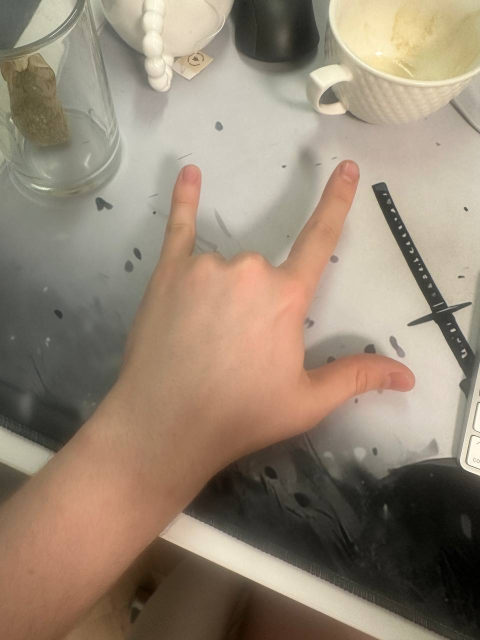
#> input picture seminars/seminar_06/data/3_fingers.jpg, 960 x 1280 px, given in place of slow_traffic_small.mp4, which was not available (shown at 1/2 size)
$ jupyter execute Seminar_9.ipynb   (shell and % lines are left out)   (older library calls are emulated)   (text cells are left out)
#> lines starting #> are read from the running program, lines starting #| are printed output that depends on the picture; pictures that were not available may be replaced by others from this repository, and a replacement may not be noted
[cell 1]
# !wget https://www.bogotobogo.com/python/OpenCV_Python/images/mean_shift_tracking/slow_traffic_small.mp4 -O data/slow_traffic_small.mp4

[cell 2]
import cv2
from tqdm import tqdm
import numpy as np
import matplotlib.pyplot as plt
import IPython

[cell 3]
# [262 lines left out: functions build_image_pyramid, compute_image_gradients, compute_lk_optical_flow_point, compute_lk_optical_flow_for_patch, track_point_with_pyramid_lk, lucas_kanade_optical_flow, not called in this run]


def demo_optical_flow(video_path='data/slow_traffic_small.mp4', output_path='output_my_LK.mp4'):
    """
    Демонстрация работы алгоритма на видео.

    Args:
        video_path: Путь к входному видео
        output_path: Путь для сохранения результата
    """
#> called with video_path = 'data/slow_traffic_small.mp4', output_path = 'output_my_LK.mp4'
    # Открываем видео
    cap = cv2.VideoCapture(video_path)

    # Получаем параметры видео
    length = int(cap.get(cv2.CAP_PROP_FRAME_COUNT))
    width = int(cap.get(cv2.CAP_PROP_FRAME_WIDTH))
    height = int(cap.get(cv2.CAP_PROP_FRAME_HEIGHT))
    fps = cap.get(cv2.CAP_PROP_FPS)

    # Настраиваем запись выходного видео
    fourcc = cv2.VideoWriter_fourcc(*'MP4V')
    out = cv2.VideoWriter(output_path, fourcc, fps, (width, height))

    # Параметры для обнаружения углов Shi-Tomasi
    feature_params = dict(
        maxCorners=100,
        qualityLevel=0.3,
        minDistance=7,
        blockSize=7
    )

    # Берем первый кадр и находим в нем углы
    ret, old_frame = cap.read()
#> old_frame is the input picture: shape (1280, 960, 3); mean B, G, R 116.3, 134.3, 150.1
    old_gray = cv2.cvtColor(old_frame, cv2.COLOR_BGR2GRAY)
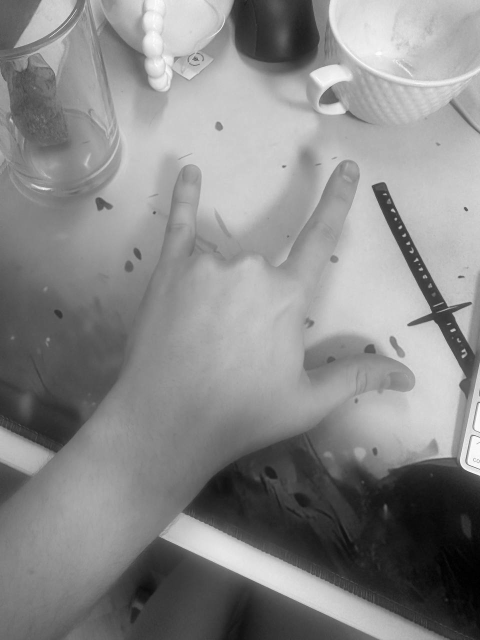
#> old_gray: shape (1280, 960) (shown at 1/2 size); min 0, max 254, mean 137
    p0 = cv2.goodFeaturesToTrack(old_gray, mask=None, **feature_params)
#> p0 = 34 rows, first 8: [791, 438], [834, 519], [784, 419], [929, 701], [824, 503], [909, 659], [906, 627], [843, 537]
    p0 = p0.reshape(-1, 2)  # Преобразуем в формат [[x1, y1], [x2, y2], ...]
#> p0 = 34 pairs, first value 308 to 958, second value 118 to 927

    # Сохраняем изначальные точки для отслеживания через все видео
    initial_points = p0.copy()
#> initial_points has the same summary as p0

    # Создаем маску для рисования
    mask = np.zeros_like(old_frame)

    # Создаем случайные цвета для визуализации
    color = np.random.randint(0, 255, (len(p0), 3))
#> color = 34 rows, first 8: [172, 47, 117], [192, 67, 251], [195, 103, 9], [211, 21, 242], [36, 87, 70], [216, 88, 140], [58, 193, 230], [39, 87, 174]

    from tqdm import tqdm
    for _ in tqdm(range(length - 1)):  # -1 потому что первый кадр мы уже прочитали
        ret, frame = cap.read()

        if not ret:
            print('No frames grabbed!')
            break

        frame_gray = cv2.cvtColor(frame, cv2.COLOR_BGR2GRAY)

        # Вычисляем оптический поток с помощью нашей реализации
        p1, st = lucas_kanade_optical_flow(
            old_gray,
            frame_gray,
            p0,
            window_size=15,
            num_pyramid_levels=3
        )

        # Выбираем хорошие точки
        good_new = p1[st == 1]
        good_old = p0[st == 1]

        # Рисуем треки
        for k, (new, old) in enumerate(zip(good_new, good_old)):
            a, b = new
            c, d = old
            col = color[k % len(color)].tolist()
            mask = cv2.line(mask, (int(a), int(b)), (int(c), int(d)), col, 2)
            frame = cv2.circle(frame, (int(a), int(b)), 5, col, -1)

        # Объединяем кадр и маску
        img = cv2.add(frame, mask)

        # Записываем результат
        out.write(img)

        # Обновляем предыдущий кадр
        old_gray = frame_gray.copy()

        # Обновляем точки, но только те, которые успешно отслежены
        p0[st == 1] = good_new
#> mask: shape (1280, 960, 3); every value is 0

    # Освобождаем ресурсы
    cap.release()
    out.release()

    print(f"Результат сохранен в {output_path}")
    return output_path

[cell 4]
result_path = demo_optical_flow(video_path='data/slow_traffic_small.mp4', output_path='output_my_LK.mp4')

[cell 5]
def demo_optical_flow_opencv(video_path='data/slow_traffic_small.mp4', output_path='output_my_LK.mp4'):
    """
    Демонстрация работы алгоритма на видео с использованием cv2.calcOpticalFlowPyrLK.

    Args:
        video_path: Путь к входному видео
        output_path: Путь для сохранения результата
    """
#> called with video_path = 'data/slow_traffic_small.mp4', output_path = 'output_opencv_LK.mp4'
    # Открываем видео
    cap = cv2.VideoCapture(video_path)

    # Получаем параметры видео
    length = int(cap.get(cv2.CAP_PROP_FRAME_COUNT))
    width = int(cap.get(cv2.CAP_PROP_FRAME_WIDTH))
    height = int(cap.get(cv2.CAP_PROP_FRAME_HEIGHT))
    fps = cap.get(cv2.CAP_PROP_FPS)

    # Настраиваем запись выходного видео
    fourcc = cv2.VideoWriter_fourcc(*'MP4V')
    out = cv2.VideoWriter(output_path, fourcc, fps, (width, height))

    # Параметры для обнаружения углов Shi-Tomasi
    feature_params = dict(
        maxCorners=100,
        qualityLevel=0.3,
        minDistance=7,
        blockSize=7
    )

    # Параметры для Lucas-Kanade оптического потока
    lk_params = dict(
        winSize=(15, 15),
        maxLevel=3,
        criteria=(cv2.TERM_CRITERIA_EPS | cv2.TERM_CRITERIA_COUNT, 10, 0.03)
    )

    # Берем первый кадр и находим в нем углы
    ret, old_frame = cap.read()
    old_gray = cv2.cvtColor(old_frame, cv2.COLOR_BGR2GRAY)
    p0 = cv2.goodFeaturesToTrack(old_gray, mask=None, **feature_params)
#> p0 = 34 rows, first 8: [791, 438], [834, 519], [784, 419], [929, 701], [824, 503], [909, 659], [906, 627], [843, 537]

    # Создаем маску для рисования
    mask = np.zeros_like(old_frame)

    # Создаем случайные цвета для визуализации
    color = np.random.randint(0, 255, (100, 3))

    from tqdm import tqdm
    for _ in tqdm(range(length - 1)):  # -1 потому что первый кадр мы уже прочитали
        ret, frame = cap.read()

        if not ret:
            print('No frames grabbed!')
            break

        frame_gray = cv2.cvtColor(frame, cv2.COLOR_BGR2GRAY)

        # Вычисляем оптический поток с помощью встроенной функции cv2.calcOpticalFlowPyrLK
        p1, st, err = cv2.calcOpticalFlowPyrLK(old_gray, frame_gray, p0, None, **lk_params)

        # Выбираем хорошие точки
        if p1 is not None:
            good_new = p1[st == 1]
            good_old = p0[st == 1]
        else:
            good_new = np.array([]).reshape(0, 1, 2)
            good_old = np.array([]).reshape(0, 1, 2)

        # Рисуем треки
        for k, (new, old) in enumerate(zip(good_new, good_old)):
            a, b = new.ravel()
            c, d = old.ravel()
            col = color[k % len(color)].tolist()
            mask = cv2.line(mask, (int(a), int(b)), (int(c), int(d)), col, 2)
            frame = cv2.circle(frame, (int(a), int(b)), 5, col, -1)

        # Объединяем кадр и маску
        img = cv2.add(frame, mask)

        # Записываем результат
        out.write(img)

        # Обновляем предыдущий кадр
        old_gray = frame_gray.copy()

        # Обновляем точки, но только те, которые успешно отслежены
        if len(good_new) > 0:
            p0 = good_new.reshape(-1, 1, 2)
        else:
            p0 = np.array([]).reshape(0, 1, 2)

    # Освобождаем ресурсы
    cap.release()
    out.release()

    print(f"Результат сохранен в {output_path}")
    return output_path

[cell 6]
result_path = demo_optical_flow_opencv(video_path='data/slow_traffic_small.mp4', output_path='output_opencv_LK.mp4')

[cell 7]
# [139 lines left out: functions build_feature_mask, demo_optical_flow_with_redetection, not called in this run]


# Пример запуска (раскомментируйте при наличии data/slow_traffic_small.mp4):
# demo_optical_flow_with_redetection(
#     video_path='data/slow_traffic_small.mp4',
#     output_path='output_LK_redetect.mp4',
# )

[cell 8]
def demo_optical_flow_farneback_opencv(video_path='data/slow_traffic_small.mp4', output_path='output_Farneback.mp4'):
    """
    Демонстрация работы алгоритма плотного оптического потока Farneback на видео.

    Args:
        video_path: Путь к входному видео
        output_path: Путь для сохранения результата
    """
#> called with video_path = 'data/slow_traffic_small.mp4', output_path = 'output_opencv_farneback.mp4'
    # Открываем видео
    cap = cv2.VideoCapture(video_path)

    # Получаем параметры видео
    length = int(cap.get(cv2.CAP_PROP_FRAME_COUNT))
    width = int(cap.get(cv2.CAP_PROP_FRAME_WIDTH))
    height = int(cap.get(cv2.CAP_PROP_FRAME_HEIGHT))
    fps = cap.get(cv2.CAP_PROP_FPS)

    # Настраиваем запись выходного видео
    fourcc = cv2.VideoWriter_fourcc(*'MP4V')
    out = cv2.VideoWriter(output_path, fourcc, fps, (width, height))

    # Берем первый кадр и преобразуем его в оттенки серого
    ret, frame1 = cap.read()
    if not ret:
        print('Не удалось прочитать видео')
        return None

    prvs = cv2.cvtColor(frame1, cv2.COLOR_BGR2GRAY)

    # Создаем HSV-изображение для визуализации потока
    hsv = np.zeros_like(frame1)
    hsv[..., 1] = 255  # Насыщенность устанавливаем на максимум

    from tqdm import tqdm
    for i in tqdm(range(length - 1)):  # -1 потому что первый кадр мы уже прочитали
        ret, frame2 = cap.read()

        if not ret:
            print('No frames grabbed!')
            break

        next_frame = cv2.cvtColor(frame2, cv2.COLOR_BGR2GRAY)

        # Вычисляем оптический поток методом Farneback
        # Параметры:
        # - 0.5: коэффициент масштабирования для пирамиды изображений
        # - 3: кол-во уровней пирамиды
        # - 15: размер окна для усреднения
        # - 3: число итераций на каждом уровне пирамиды
        # - 5: размер окна для полиномиальной аппроксимации
        # - 1.2: стандартное отклонение для сглаживания
        flow = cv2.calcOpticalFlowFarneback(
            prvs, next_frame, None,
            0.5, 3, 15, 3, 5, 1.2, 0
        )

        # Преобразуем векторы потока из декартовых координат в полярные
        mag, ang = cv2.cartToPolar(flow[..., 0], flow[..., 1])

        # Кодируем направление потока как оттенок (hue)
        hsv[..., 0] = ang * 180 / np.pi / 2

        # Кодируем величину потока как яркость (value)
        hsv[..., 2] = cv2.normalize(mag, None, 0, 255, cv2.NORM_MINMAX)

        # Преобразуем HSV в BGR для отображения
        bgr = cv2.cvtColor(hsv, cv2.COLOR_HSV2BGR)

        # Записываем результат
        out.write(bgr)

        # Обновляем предыдущий кадр
        prvs = next_frame
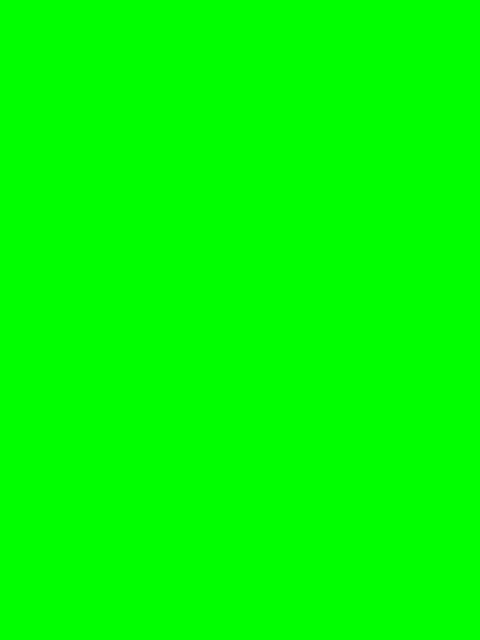
#> hsv: shape (1280, 960, 3) (shown at 1/2 size); mean of channels 0, 1, 2 0, 255, 0; drawn as B, G, R

    # Освобождаем ресурсы
    cap.release()
    out.release()

    print(f"Результат сохранен в {output_path}")
    return output_path

$ run again, on seminars/seminar_06/data/hand.jpg
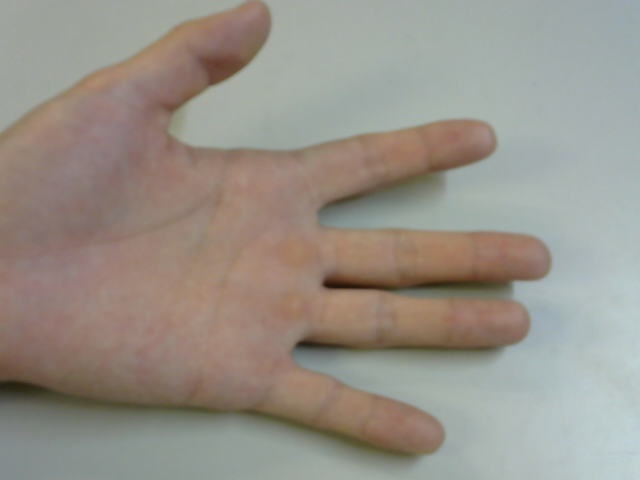
#> input picture seminars/seminar_06/data/hand.jpg, 640 x 480 px, given in place of slow_traffic_small.mp4, which was not available
#> in demo_optical_flow, old_frame is the input picture: shape (480, 640, 3); mean B, G, R 136.8, 145.7, 152
#> in demo_optical_flow, `old_gray = cv2.cvtColor(old_frame, cv2.COLOR_BGR2GRAY)`:
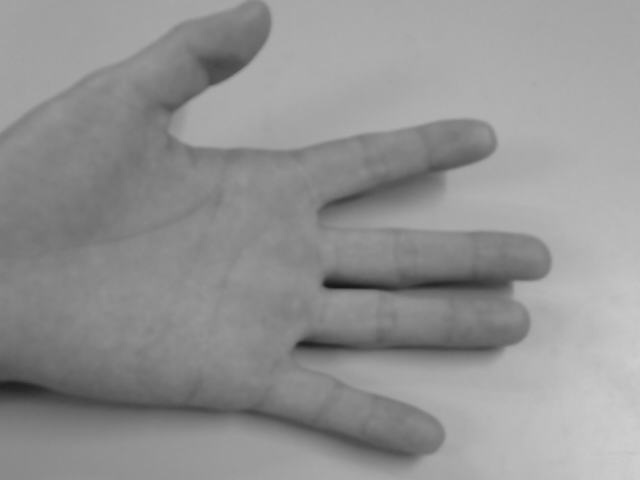
#> old_gray: shape (480, 640); min 22, max 206, mean 146.6
#> in demo_optical_flow, `p0 = cv2.goodFeaturesToTrack(old_gray, mask=None, **feature_params)`: p0 = [[324, 284], [298, 346], [514, 283]]
#> color = [[172, 47, 117], [192, 67, 251], [195, 103, 9]]
#> in demo_optical_flow_opencv, `p0 = cv2.goodFeaturesToTrack(old_gray, mask=None, **feature_params)`: p0 = [[324, 284], [298, 346], [514, 283]]
